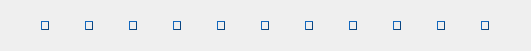
    <widget class="QWidget" name="layoutWidget">
     <property name="geometry">
      <rect>
       <x>122</x>
       <y>121</y>
       <width>531</width>
       <height>51</height>
      </rect>
     </property>
     <layout class="QHBoxLayout" name="horizontalLayout">
      <item>
       <widget class="QPushButton" name="volumeIndicator0">
        <property name="sizePolicy">
         <sizepolicy hsizetype="Fixed" vsizetype="Fixed">
          <horstretch>8</horstretch>
          <verstretch>9</verstretch>
         </sizepolicy>
        </property>
        <property name="minimumSize">
         <size>
          <width>8</width>
          <height>9</height>
         </size>
        </property>
        <property name="maximumSize">
         <size>
          <width>8</width>
          <height>9</height>
         </size>
        </property>
        <property name="styleSheet">
         <string notr="true">QPushButton {
    /* Let's make the size of the button 1,5 times of font size. */
 /*   min-height: 1.5em;*/
    /* Font size just 1.*/
    /*font: 1em;*/
    /* Margins so that we get a little space on the left and right. */
    margin: 0 0 0 0;
    /* The font color */ 
    color: white;
    /* Here's the background gradient with start point, end point, 
       stop &quot;percentage&quot; and color, stop percentage and color. */
    /*background-color: qlineargradient(x1: 0, y1: 0, x2: 0, y2: 1,
                                      stop: 0 #2198c0, stop: 1 #0d5ca6);*/
	background:url(:/images/screens/brightnessLED.png);
    /* We'll round the borders. */
    border-style: outset;
    /* Round radius will be 3px */
    border-radius: 5px;
    /* Border is only one pixel */
    border-width: 1px;
    /* Border color is now set */
    border-color: #0c457e;
}</string>
        </property>
        <property name="text">
         <string/>
        </property>
       </widget>
      </item>
      <item>
       <widget class="QPushButton" name="volumeIndicator1">
        <property name="sizePolicy">
         <sizepolicy hsizetype="Fixed" vsizetype="Fixed">
          <horstretch>8</horstretch>
          <verstretch>9</verstretch>
         </sizepolicy>
        </property>
        <property name="minimumSize">
         <size>
          <width>8</width>
          <height>9</height>
         </size>
        </property>
        <property name="maximumSize">
         <size>
          <width>8</width>
          <height>9</height>
         </size>
        </property>
        <property name="styleSheet">
         <string notr="true">QPushButton {
    /* Let's make the size of the button 1,5 times of font size. */
 /*   min-height: 1.5em;*/
    /* Font size just 1.*/
    /*font: 1em;*/
    /* Margins so that we get a little space on the left and right. */
    margin: 0 0 0 0;
    /* The font color */ 
    color: white;
    /* Here's the background gradient with start point, end point, 
       stop &quot;percentage&quot; and color, stop percentage and color. */
    /*background-color: qlineargradient(x1: 0, y1: 0, x2: 0, y2: 1,
                                      stop: 0 #2198c0, stop: 1 #0d5ca6);*/
	background:url(:/images/screens/brightnessLED.png);
    /* We'll round the borders. */
    border-style: outset;
    /* Round radius will be 3px */
    border-radius: 5px;
    /* Border is only one pixel */
    border-width: 1px;
    /* Border color is now set */
    border-color: #0c457e;
}</string>
        </property>
        <property name="text">
         <string/>
        </property>
       </widget>
      </item>
      <item>
       <widget class="QPushButton" name="volumeIndicator2">
        <property name="sizePolicy">
         <sizepolicy hsizetype="Fixed" vsizetype="Fixed">
          <horstretch>8</horstretch>
          <verstretch>9</verstretch>
         </sizepolicy>
        </property>
        <property name="minimumSize">
         <size>
          <width>8</width>
          <height>9</height>
         </size>
        </property>
        <property name="maximumSize">
         <size>
          <width>8</width>
          <height>9</height>
         </size>
        </property>
        <property name="styleSheet">
         <string notr="true">QPushButton {
    /* Let's make the size of the button 1,5 times of font size. */
 /*   min-height: 1.5em;*/
    /* Font size just 1.*/
    /*font: 1em;*/
    /* Margins so that we get a little space on the left and right. */
    margin: 0 0 0 0;
    /* The font color */ 
    color: white;
    /* Here's the background gradient with start point, end point, 
       stop &quot;percentage&quot; and color, stop percentage and color. */
    /*background-color: qlineargradient(x1: 0, y1: 0, x2: 0, y2: 1,
                                      stop: 0 #2198c0, stop: 1 #0d5ca6);*/
	background:url(:/images/screens/brightnessLED.png);
    /* We'll round the borders. */
    border-style: outset;
    /* Round radius will be 3px */
    border-radius: 5px;
    /* Border is only one pixel */
    border-width: 1px;
    /* Border color is now set */
    border-color: #0c457e;
}</string>
        </property>
        <property name="text">
         <string/>
        </property>
       </widget>
      </item>
      <item>
       <widget class="QPushButton" name="volumeIndicator3">
        <property name="sizePolicy">
         <sizepolicy hsizetype="Fixed" vsizetype="Fixed">
          <horstretch>8</horstretch>
          <verstretch>9</verstretch>
         </sizepolicy>
        </property>
        <property name="minimumSize">
         <size>
          <width>8</width>
          <height>9</height>
         </size>
        </property>
        <property name="maximumSize">
         <size>
          <width>8</width>
          <height>9</height>
         </size>
        </property>
        <property name="styleSheet">
         <string notr="true">QPushButton {
    /* Let's make the size of the button 1,5 times of font size. */
 /*   min-height: 1.5em;*/
    /* Font size just 1.*/
    /*font: 1em;*/
    /* Margins so that we get a little space on the left and right. */
    margin: 0 0 0 0;
    /* The font color */ 
    color: white;
    /* Here's the background gradient with start point, end point, 
       stop &quot;percentage&quot; and color, stop percentage and color. */
    /*background-color: qlineargradient(x1: 0, y1: 0, x2: 0, y2: 1,
                                      stop: 0 #2198c0, stop: 1 #0d5ca6);*/
	background:url(:/images/screens/brightnessLED.png);
    /* We'll round the borders. */
    border-style: outset;
    /* Round radius will be 3px */
    border-radius: 5px;
    /* Border is only one pixel */
    border-width: 1px;
    /* Border color is now set */
    border-color: #0c457e;
}</string>
        </property>
        <property name="text">
         <string/>
        </property>
       </widget>
      </item>
      <item>
       <widget class="QPushButton" name="volumeIndicator4">
        <property name="sizePolicy">
         <sizepolicy hsizetype="Fixed" vsizetype="Fixed">
          <horstretch>8</horstretch>
          <verstretch>9</verstretch>
         </sizepolicy>
        </property>
        <property name="minimumSize">
         <size>
          <width>8</width>
          <height>9</height>
         </size>
        </property>
        <property name="maximumSize">
         <size>
          <width>8</width>
          <height>9</height>
         </size>
        </property>
        <property name="styleSheet">
         <string notr="true">QPushButton {
    /* Let's make the size of the button 1,5 times of font size. */
 /*   min-height: 1.5em;*/
    /* Font size just 1.*/
    /*font: 1em;*/
    /* Margins so that we get a little space on the left and right. */
    margin: 0 0 0 0;
    /* The font color */ 
    color: white;
    /* Here's the background gradient with start point, end point, 
       stop &quot;percentage&quot; and color, stop percentage and color. */
    /*background-color: qlineargradient(x1: 0, y1: 0, x2: 0, y2: 1,
                                      stop: 0 #2198c0, stop: 1 #0d5ca6);*/
	background:url(:/images/screens/brightnessLED.png);
    /* We'll round the borders. */
    border-style: outset;
    /* Round radius will be 3px */
    border-radius: 5px;
    /* Border is only one pixel */
    border-width: 1px;
    /* Border color is now set */
    border-color: #0c457e;
}</string>
        </property>
        <property name="text">
         <string/>
        </property>
       </widget>
      </item>
      <item>
       <widget class="QPushButton" name="volumeIndicator5">
        <property name="sizePolicy">
         <sizepolicy hsizetype="Fixed" vsizetype="Fixed">
          <horstretch>8</horstretch>
          <verstretch>9</verstretch>
         </sizepolicy>
        </property>
        <property name="minimumSize">
         <size>
          <width>8</width>
          <height>9</height>
         </size>
        </property>
        <property name="maximumSize">
         <size>
          <width>8</width>
          <height>9</height>
         </size>
        </property>
        <property name="styleSheet">
         <string notr="true">QPushButton {
    /* Let's make the size of the button 1,5 times of font size. */
 /*   min-height: 1.5em;*/
    /* Font size just 1.*/
    /*font: 1em;*/
    /* Margins so that we get a little space on the left and right. */
    margin: 0 0 0 0;
    /* The font color */ 
    color: white;
    /* Here's the background gradient with start point, end point, 
       stop &quot;percentage&quot; and color, stop percentage and color. */
    /*background-color: qlineargradient(x1: 0, y1: 0, x2: 0, y2: 1,
                                      stop: 0 #2198c0, stop: 1 #0d5ca6);*/
	background:url(:/images/screens/brightnessLED.png);
    /* We'll round the borders. */
    border-style: outset;
    /* Round radius will be 3px */
    border-radius: 5px;
    /* Border is only one pixel */
    border-width: 1px;
    /* Border color is now set */
    border-color: #0c457e;
}</string>
        </property>
        <property name="text">
         <string/>
        </property>
       </widget>
      </item>
      <item>
       <widget class="QPushButton" name="volumeIndicator6">
        <property name="sizePolicy">
         <sizepolicy hsizetype="Fixed" vsizetype="Fixed">
          <horstretch>8</horstretch>
          <verstretch>9</verstretch>
         </sizepolicy>
        </property>
        <property name="minimumSize">
         <size>
          <width>8</width>
          <height>9</height>
         </size>
        </property>
        <property name="maximumSize">
         <size>
          <width>8</width>
          <height>9</height>
         </size>
        </property>
        <property name="styleSheet">
         <string notr="true">QPushButton {
    /* Let's make the size of the button 1,5 times of font size. */
 /*   min-height: 1.5em;*/
    /* Font size just 1.*/
    /*font: 1em;*/
    /* Margins so that we get a little space on the left and right. */
    margin: 0 0 0 0;
    /* The font color */ 
    color: white;
    /* Here's the background gradient with start point, end point, 
       stop &quot;percentage&quot; and color, stop percentage and color. */
    /*background-color: qlineargradient(x1: 0, y1: 0, x2: 0, y2: 1,
                                      stop: 0 #2198c0, stop: 1 #0d5ca6);*/
	background:url(:/images/screens/brightnessLED.png);
    /* We'll round the borders. */
    border-style: outset;
    /* Round radius will be 3px */
    border-radius: 5px;
    /* Border is only one pixel */
    border-width: 1px;
    /* Border color is now set */
    border-color: #0c457e;
}</string>
        </property>
        <property name="text">
         <string/>
        </property>
       </widget>
      </item>
      <item>
       <widget class="QPushButton" name="volumeIndicator7">
        <property name="sizePolicy">
         <sizepolicy hsizetype="Fixed" vsizetype="Fixed">
          <horstretch>8</horstretch>
          <verstretch>9</verstretch>
         </sizepolicy>
        </property>
        <property name="minimumSize">
         <size>
          <width>8</width>
          <height>9</height>
         </size>
        </property>
        <property name="maximumSize">
         <size>
          <width>8</width>
          <height>9</height>
         </size>
        </property>
        <property name="styleSheet">
         <string notr="true">QPushButton {
    /* Let's make the size of the button 1,5 times of font size. */
 /*   min-height: 1.5em;*/
    /* Font size just 1.*/
    /*font: 1em;*/
    /* Margins so that we get a little space on the left and right. */
    margin: 0 0 0 0;
    /* The font color */ 
    color: white;
    /* Here's the background gradient with start point, end point, 
       stop &quot;percentage&quot; and color, stop percentage and color. */
    /*background-color: qlineargradient(x1: 0, y1: 0, x2: 0, y2: 1,
                                      stop: 0 #2198c0, stop: 1 #0d5ca6);*/
	background:url(:/images/screens/brightnessLED.png);
    /* We'll round the borders. */
    border-style: outset;
    /* Round radius will be 3px */
    border-radius: 5px;
    /* Border is only one pixel */
    border-width: 1px;
    /* Border color is now set */
    border-color: #0c457e;
}</string>
        </property>
        <property name="text">
         <string/>
        </property>
       </widget>
      </item>
      <item>
       <widget class="QPushButton" name="volumeIndicator8">
        <property name="sizePolicy">
         <sizepolicy hsizetype="Fixed" vsizetype="Fixed">
          <horstretch>8</horstretch>
          <verstretch>9</verstretch>
         </sizepolicy>
        </property>
        <property name="minimumSize">
         <size>
          <width>8</width>
          <height>9</height>
         </size>
        </property>
        <property name="maximumSize">
         <size>
          <width>8</width>
          <height>9</height>
         </size>
        </property>
        <property name="styleSheet">
         <string notr="true">QPushButton {
    /* Let's make the size of the button 1,5 times of font size. */
 /*   min-height: 1.5em;*/
    /* Font size just 1.*/
    /*font: 1em;*/
    /* Margins so that we get a little space on the left and right. */
    margin: 0 0 0 0;
    /* The font color */ 
    color: white;
    /* Here's the background gradient with start point, end point, 
       stop &quot;percentage&quot; and color, stop percentage and color. */
    /*background-color: qlineargradient(x1: 0, y1: 0, x2: 0, y2: 1,
                                      stop: 0 #2198c0, stop: 1 #0d5ca6);*/
	background:url(:/images/screens/brightnessLED.png);
    /* We'll round the borders. */
    border-style: outset;
    /* Round radius will be 3px */
    border-radius: 5px;
    /* Border is only one pixel */
    border-width: 1px;
    /* Border color is now set */
    border-color: #0c457e;
}</string>
        </property>
        <property name="text">
         <string/>
        </property>
       </widget>
      </item>
      <item>
       <widget class="QPushButton" name="volumeIndicator9">
        <property name="sizePolicy">
         <sizepolicy hsizetype="Fixed" vsizetype="Fixed">
          <horstretch>8</horstretch>
          <verstretch>9</verstretch>
         </sizepolicy>
        </property>
        <property name="minimumSize">
         <size>
          <width>8</width>
          <height>9</height>
         </size>
        </property>
        <property name="maximumSize">
         <size>
          <width>8</width>
          <height>9</height>
         </size>
        </property>
        <property name="styleSheet">
         <string notr="true">QPushButton {
    /* Let's make the size of the button 1,5 times of font size. */
 /*   min-height: 1.5em;*/
    /* Font size just 1.*/
    /*font: 1em;*/
    /* Margins so that we get a little space on the left and right. */
    margin: 0 0 0 0;
    /* The font color */ 
    color: white;
    /* Here's the background gradient with start point, end point, 
       stop &quot;percentage&quot; and color, stop percentage and color. */
    /*background-color: qlineargradient(x1: 0, y1: 0, x2: 0, y2: 1,
                                      stop: 0 #2198c0, stop: 1 #0d5ca6);*/
	background:url(:/images/screens/brightnessLED.png);
    /* We'll round the borders. */
    border-style: outset;
    /* Round radius will be 3px */
    border-radius: 5px;
    /* Border is only one pixel */
    border-width: 1px;
    /* Border color is now set */
    border-color: #0c457e;
}</string>
        </property>
        <property name="text">
         <string/>
        </property>
       </widget>
      </item>
      <item>
       <widget class="QPushButton" name="volumeIndicator10">
        <property name="sizePolicy">
         <sizepolicy hsizetype="Fixed" vsizetype="Fixed">
          <horstretch>8</horstretch>
          <verstretch>9</verstretch>
         </sizepolicy>
        </property>
        <property name="minimumSize">
         <size>
          <width>8</width>
          <height>9</height>
         </size>
        </property>
        <property name="maximumSize">
         <size>
          <width>8</width>
          <height>9</height>
         </size>
        </property>
        <property name="styleSheet">
         <string notr="true">QPushButton {
    /* Let's make the size of the button 1,5 times of font size. */
 /*   min-height: 1.5em;*/
    /* Font size just 1.*/
    /*font: 1em;*/
    /* Margins so that we get a little space on the left and right. */
    margin: 0 0 0 0;
    /* The font color */ 
    color: white;
    /* Here's the background gradient with start point, end point, 
       stop &quot;percentage&quot; and color, stop percentage and color. */
    /*background-color: qlineargradient(x1: 0, y1: 0, x2: 0, y2: 1,
                                      stop: 0 #2198c0, stop: 1 #0d5ca6);*/
	background:url(:/images/screens/brightnessLED.png);
    /* We'll round the borders. */
    border-style: outset;
    /* Round radius will be 3px */
    border-radius: 5px;
    /* Border is only one pixel */
    border-width: 1px;
    /* Border color is now set */
    border-color: #0c457e;
}</string>
        </property>
        <property name="text">
         <string/>
        </property>
       </widget>
      </item>
     </layout>
    </widget>
